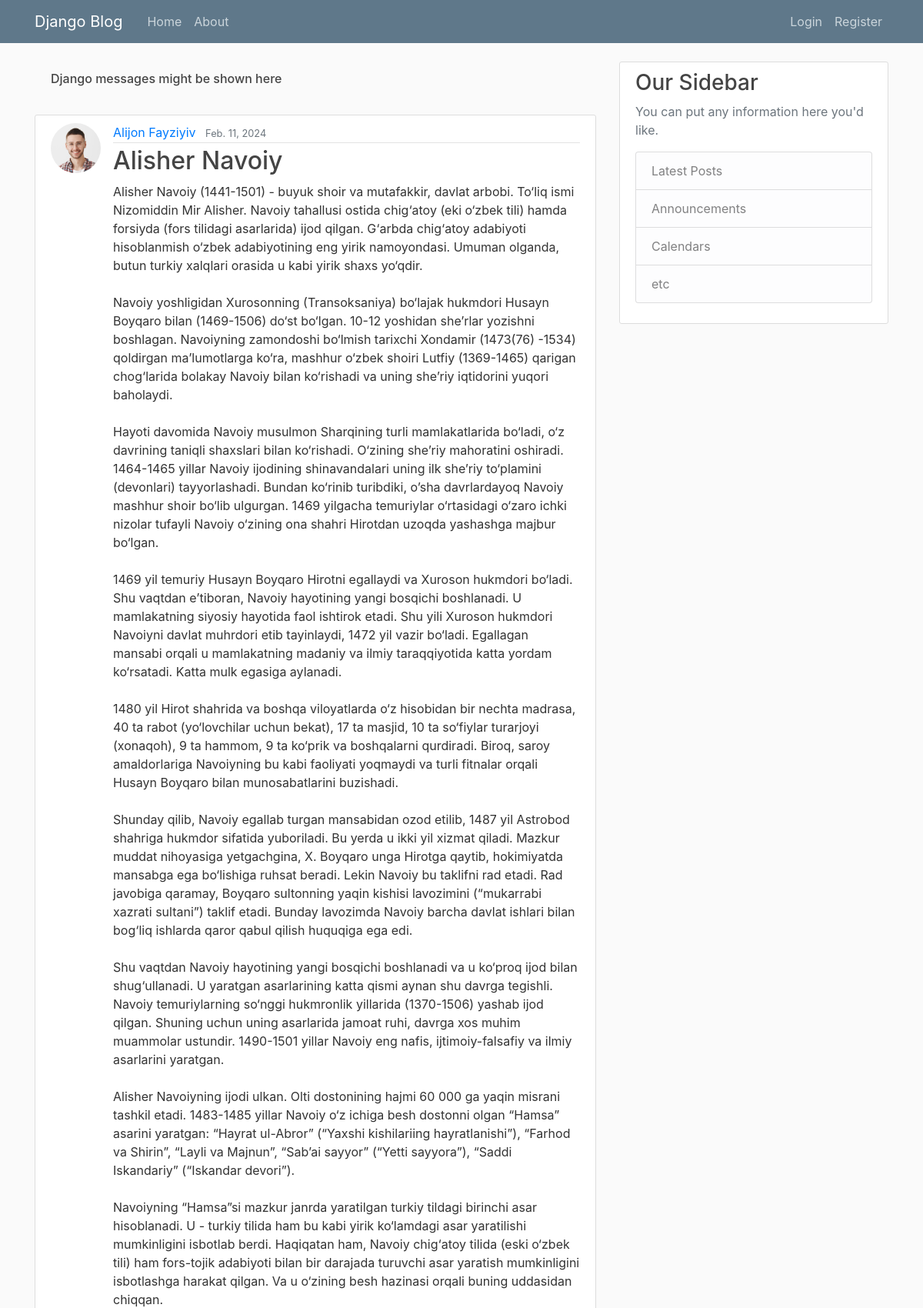
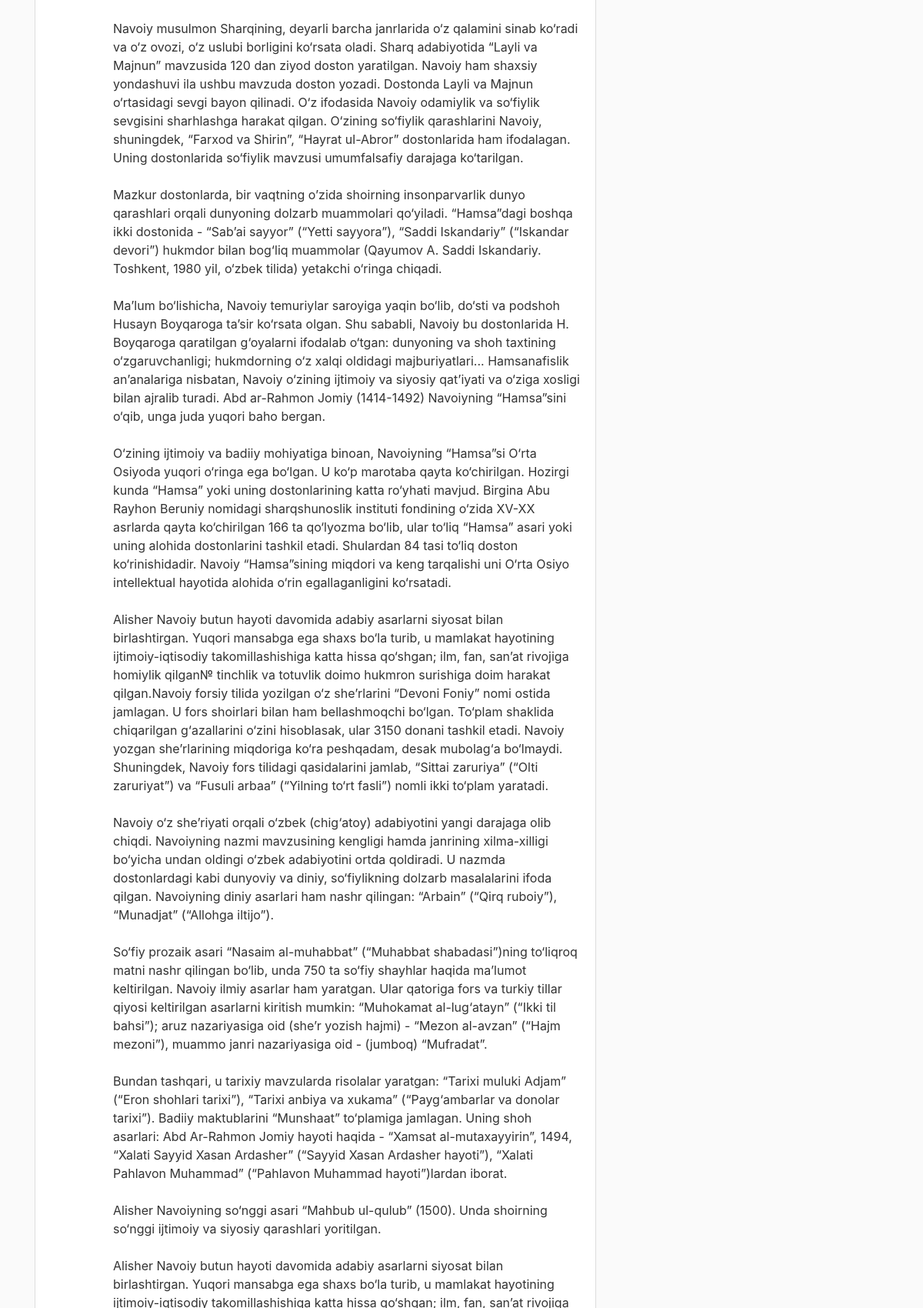
Page /post-detail/2 (upper part) on the committed database (2 pictures, top to bottom).
### blog/models.py (models this page shows, shortened)
class AbstractModel(models.Model):
    created_at = models.DateTimeField(auto_now_add=True)
    updated_at = models.DateTimeField(auto_now=True)
    class Meta:
        abstract = True

class Post(AbstractModel):
    title = models.CharField(max_length=128)
    content = models.TextField()
    published = models.DateField()
    is_active = models.BooleanField(default=False)
    author = models.ForeignKey("blog.User", CASCADE, "posts")

class User(AbstractUser, AbstractModel):
    avatar = models.ImageField(default='images.png')

### blog/views.py (the view)
# urls.py: path('post-detail/<int:pk>', post_detail, name="post-detail"),
def post_detail(request, pk):
    post = Post.objects.get(pk=pk)
    return render(request, 'blog/post_detail.html', {'post': post})

### templates/blog/post_detail.html (shortened to what this page needs)
{% extends 'blog/base.html' %}
{% load static %}
{% block body %}
<main role="main" class="container">
    <div class="row">
        <div class="col-md-8">
            <div class="alert alert-{{ message.tags }}">
                <h6>Django messages might be shown here</h6>
            </div>
            <article class="media content-section">
                <img class="rounded-circle article-img" src="{{ post.author.avatar.url }}">
                <div class="media-body">
                    <div class="article-metadata">
                        <a class="mr-2" href="{% url 'blog:user-profile' post.author.username %}">{{ post.author.first_name }} {{ post.author.last_name }}</a>
                        <small class="text-muted">{{ post.published }}</small>
                    </div>
                    <h2 class="article-title">{{ post.title }}</h2>
                    <p class="article-content">{{ post.content }}</p>
                </div>
            </article>
        </div>
        {% include 'blog/sidebar.html' %}
    </div>
</main>
{% endblock %}

### blog/static/main.css (style rules this page uses)
body { background: #fafafa; color: #333333; margin-top: 5rem; }
h1, h2, h3, h4, h5, h6 { color: #444444; }
.content-section { background: #ffffff; padding: 10px 20px; border: 1px solid #dddddd; border-radius: 3px; margin-bottom: 20px; }
.article-title { color: #444444; }
.article-content { white-space: pre-line; }
.article-img { height: 65px; width: 65px; margin-right: 16px; }
.article-metadata { padding-bottom: 1px; margin-bottom: 4px; border-bottom: 1px solid #e3e3e3 }

### rows in the picture
Post: author.avatar (picture), author.first_name "Alijon", author.last_name "Fayziyiv", published "Feb. 11, 2024", title "Alisher Navoiy"
